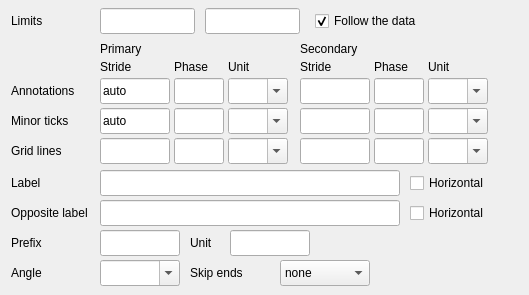
   <widget class="QWidget" name="tabZ">
    <property name="vertical" stdset="0">
     <bool>true</bool>
    </property>
    <attribute name="title">
     <string>Z axis</string>
    </attribute>
    <widget class="QLabel" name="lblZLimits">
     <property name="geometry">
      <rect>
       <x>11</x>
       <y>8</y>
       <width>85</width>
       <height>26</height>
      </rect>
     </property>
     <property name="text">
      <string>Limits</string>
     </property>
    </widget>
    <widget class="QLineEdit" name="editZmin">
     <property name="geometry">
      <rect>
       <x>100</x>
       <y>8</y>
       <width>95</width>
       <height>26</height>
      </rect>
     </property>
     <property name="toolTip">
      <string>-R: Z minimum.</string>
     </property>
     <property name="text">
      <string/>
     </property>
     <property name="gmtKey" stdset="0">
      <string>-R</string>
     </property>
     <property name="gmtPart" stdset="0">
      <string>zmin</string>
     </property>
    </widget>
    <widget class="QLineEdit" name="editZmax">
     <property name="geometry">
      <rect>
       <x>205</x>
       <y>8</y>
       <width>95</width>
       <height>26</height>
      </rect>
     </property>
     <property name="toolTip">
      <string>-R: Z maximum.</string>
     </property>
     <property name="text">
      <string/>
     </property>
     <property name="gmtKey" stdset="0">
      <string>-R</string>
     </property>
     <property name="gmtPart" stdset="0">
      <string>zmax</string>
     </property>
    </widget>
    <widget class="QCheckBox" name="chkDataLimitsZ">
     <property name="geometry">
      <rect>
       <x>315</x>
       <y>8</y>
       <width>205</width>
       <height>26</height>
      </rect>
     </property>
     <property name="toolTip">
      <string>-R from the raster itself: this axis spans exactly the dataset's own Z limits. Uncheck to type your own.</string>
     </property>
     <property name="text">
      <string>Follow the data</string>
     </property>
     <property name="checked">
      <bool>true</bool>
     </property>
     <property name="gmtKey" stdset="0">
      <string>-R</string>
     </property>
     <property name="gmtPart" stdset="0">
      <string>zauto</string>
     </property>
    </widget>
    <widget class="QLabel" name="lblZHdrP">
     <property name="geometry">
      <rect>
       <x>100</x>
       <y>40</y>
       <width>188</width>
       <height>18</height>
      </rect>
     </property>
     <property name="toolTip">
      <string>-Bpz: the annotations closest to the axis.</string>
     </property>
     <property name="text">
      <string>Primary</string>
     </property>
    </widget>
    <widget class="QLabel" name="lblZHdrS">
     <property name="geometry">
      <rect>
       <x>300</x>
       <y>40</y>
       <width>188</width>
       <height>18</height>
      </rect>
     </property>
     <property name="toolTip">
      <string>-Bsz: a second level further from the axis (mostly for time axes); its intervals must be longer than the primary ones.</string>
     </property>
     <property name="text">
      <string>Secondary</string>
     </property>
    </widget>
    <widget class="QLabel" name="lblZPStride">
     <property name="geometry">
      <rect>
       <x>100</x>
       <y>58</y>
       <width>70</width>
       <height>18</height>
      </rect>
     </property>
     <property name="text">
      <string>Stride</string>
     </property>
    </widget>
    <widget class="QLabel" name="lblZPPhase">
     <property name="geometry">
      <rect>
       <x>174</x>
       <y>58</y>
       <width>50</width>
       <height>18</height>
      </rect>
     </property>
     <property name="text">
      <string>Phase</string>
     </property>
    </widget>
    <widget class="QLabel" name="lblZPUnit">
     <property name="geometry">
      <rect>
       <x>228</x>
       <y>58</y>
       <width>60</width>
       <height>18</height>
      </rect>
     </property>
     <property name="text">
      <string>Unit</string>
     </property>
    </widget>
    <widget class="QLineEdit" name="editZPa">
     <property name="geometry">
      <rect>
       <x>100</x>
       <y>78</y>
       <width>70</width>
       <height>26</height>
      </rect>
     </property>
     <property name="toolTip">
      <string>-Bpza: annotation and major tick spacing. auto = GMT chooses the spacing; empty box = not drawn.</string>
     </property>
     <property name="text">
      <string>auto</string>
     </property>
     <property name="gmtKey" stdset="0">
      <string>-Bpz</string>
     </property>
     <property name="gmtPart" stdset="0">
      <string>a</string>
     </property>
    </widget>
    <widget class="QLineEdit" name="editZPaPhase">
     <property name="geometry">
      <rect>
       <x>174</x>
       <y>78</y>
       <width>50</width>
       <height>26</height>
      </rect>
     </property>
     <property name="toolTip">
      <string>-Bpza phase: shift this item by a signed amount, e.g. +0.5.</string>
     </property>
     <property name="text">
      <string/>
     </property>
     <property name="gmtKey" stdset="0">
      <string>-Bpz</string>
     </property>
     <property name="gmtPart" stdset="0">
      <string>a.phase</string>
     </property>
    </widget>
    <widget class="QComboBox" name="cmbZPaUnit">
     <property name="geometry">
      <rect>
       <x>228</x>
       <y>78</y>
       <width>60</width>
       <height>26</height>
      </rect>
     </property>
     <property name="toolTip">
      <string>-Bpza unit: d / m / s = arc degrees, minutes, seconds on a map; Y y O o U u r K k D d R H h M m S s = the time units of GMT's -B. Empty = the axis' own units.</string>
     </property>
     <property name="editable">
      <bool>true</bool>
     </property>
     <property name="gmtKey" stdset="0">
      <string>-Bpz</string>
     </property>
     <property name="gmtPart" stdset="0">
      <string>a.unit</string>
     </property>
    </widget>
    <widget class="QLineEdit" name="editZPf">
     <property name="geometry">
      <rect>
       <x>100</x>
       <y>108</y>
       <width>70</width>
       <height>26</height>
      </rect>
     </property>
     <property name="toolTip">
      <string>-Bpzf: minor tick spacing. auto = GMT chooses the spacing; empty box = not drawn.</string>
     </property>
     <property name="text">
      <string>auto</string>
     </property>
     <property name="gmtKey" stdset="0">
      <string>-Bpz</string>
     </property>
     <property name="gmtPart" stdset="0">
      <string>f</string>
     </property>
    </widget>
    <widget class="QLineEdit" name="editZPfPhase">
     <property name="geometry">
      <rect>
       <x>174</x>
       <y>108</y>
       <width>50</width>
       <height>26</height>
      </rect>
     </property>
     <property name="toolTip">
      <string>-Bpzf phase: shift this item by a signed amount, e.g. +0.5.</string>
     </property>
     <property name="text">
      <string/>
     </property>
     <property name="gmtKey" stdset="0">
      <string>-Bpz</string>
     </property>
     <property name="gmtPart" stdset="0">
      <string>f.phase</string>
     </property>
    </widget>
    <widget class="QComboBox" name="cmbZPfUnit">
     <property name="geometry">
      <rect>
       <x>228</x>
       <y>108</y>
       <width>60</width>
       <height>26</height>
      </rect>
     </property>
     <property name="toolTip">
      <string>-Bpzf unit: d / m / s = arc degrees, minutes, seconds on a map; Y y O o U u r K k D d R H h M m S s = the time units of GMT's -B. Empty = the axis' own units.</string>
     </property>
     <property name="editable">
      <bool>true</bool>
     </property>
     <property name="gmtKey" stdset="0">
      <string>-Bpz</string>
     </property>
     <property name="gmtPart" stdset="0">
      <string>f.unit</string>
     </property>
    </widget>
    <widget class="QLineEdit" name="editZPg">
     <property name="geometry">
      <rect>
       <x>100</x>
       <y>138</y>
       <width>70</width>
       <height>26</height>
      </rect>
     </property>
     <property name="toolTip">
      <string>-Bpzg: grid line spacing. auto = GMT chooses the spacing; empty box = not drawn.</string>
     </property>
     <property name="text">
      <string/>
     </property>
     <property name="gmtKey" stdset="0">
      <string>-Bpz</string>
     </property>
     <property name="gmtPart" stdset="0">
      <string>g</string>
     </property>
    </widget>
    <widget class="QLineEdit" name="editZPgPhase">
     <property name="geometry">
      <rect>
       <x>174</x>
       <y>138</y>
       <width>50</width>
       <height>26</height>
      </rect>
     </property>
     <property name="toolTip">
      <string>-Bpzg phase: shift this item by a signed amount, e.g. +0.5.</string>
     </property>
     <property name="text">
      <string/>
     </property>
     <property name="gmtKey" stdset="0">
      <string>-Bpz</string>
     </property>
     <property name="gmtPart" stdset="0">
      <string>g.phase</string>
     </property>
    </widget>
    <widget class="QComboBox" name="cmbZPgUnit">
     <property name="geometry">
      <rect>
       <x>228</x>
       <y>138</y>
       <width>60</width>
       <height>26</height>
      </rect>
     </property>
     <property name="toolTip">
      <string>-Bpzg unit: d / m / s = arc degrees, minutes, seconds on a map; Y y O o U u r K k D d R H h M m S s = the time units of GMT's -B. Empty = the axis' own units.</string>
     </property>
     <property name="editable">
      <bool>true</bool>
     </property>
     <property name="gmtKey" stdset="0">
      <string>-Bpz</string>
     </property>
     <property name="gmtPart" stdset="0">
      <string>g.unit</string>
     </property>
    </widget>
    <widget class="QLabel" name="lblZSStride">
     <property name="geometry">
      <rect>
       <x>300</x>
       <y>58</y>
       <width>70</width>
       <height>18</height>
      </rect>
     </property>
     <property name="text">
      <string>Stride</string>
     </property>
    </widget>
    <widget class="QLabel" name="lblZSPhase">
     <property name="geometry">
      <rect>
       <x>374</x>
       <y>58</y>
       <width>50</width>
       <height>18</height>
      </rect>
     </property>
     <property name="text">
      <string>Phase</string>
     </property>
    </widget>
    <widget class="QLabel" name="lblZSUnit">
     <property name="geometry">
      <rect>
       <x>428</x>
       <y>58</y>
       <width>60</width>
       <height>18</height>
      </rect>
     </property>
     <property name="text">
      <string>Unit</string>
     </property>
    </widget>
    <widget class="QLineEdit" name="editZSa">
     <property name="geometry">
      <rect>
       <x>300</x>
       <y>78</y>
       <width>70</width>
       <height>26</height>
      </rect>
     </property>
     <property name="toolTip">
      <string>-Bsza: annotation and major tick spacing. auto = GMT chooses the spacing; empty box = not drawn.</string>
     </property>
     <property name="text">
      <string/>
     </property>
     <property name="gmtKey" stdset="0">
      <string>-Bsz</string>
     </property>
     <property name="gmtPart" stdset="0">
      <string>a</string>
     </property>
    </widget>
    <widget class="QLineEdit" name="editZSaPhase">
     <property name="geometry">
      <rect>
       <x>374</x>
       <y>78</y>
       <width>50</width>
       <height>26</height>
      </rect>
     </property>
     <property name="toolTip">
      <string>-Bsza phase: shift this item by a signed amount, e.g. +0.5.</string>
     </property>
     <property name="text">
      <string/>
     </property>
     <property name="gmtKey" stdset="0">
      <string>-Bsz</string>
     </property>
     <property name="gmtPart" stdset="0">
      <string>a.phase</string>
     </property>
    </widget>
    <widget class="QComboBox" name="cmbZSaUnit">
     <property name="geometry">
      <rect>
       <x>428</x>
       <y>78</y>
       <width>60</width>
       <height>26</height>
      </rect>
     </property>
     <property name="toolTip">
      <string>-Bsza unit: d / m / s = arc degrees, minutes, seconds on a map; Y y O o U u r K k D d R H h M m S s = the time units of GMT's -B. Empty = the axis' own units.</string>
     </property>
     <property name="editable">
      <bool>true</bool>
     </property>
     <property name="gmtKey" stdset="0">
      <string>-Bsz</string>
     </property>
     <property name="gmtPart" stdset="0">
      <string>a.unit</string>
     </property>
    </widget>
    <widget class="QLineEdit" name="editZSf">
     <property name="geometry">
      <rect>
       <x>300</x>
       <y>108</y>
       <width>70</width>
       <height>26</height>
      </rect>
     </property>
     <property name="toolTip">
      <string>-Bszf: minor tick spacing. auto = GMT chooses the spacing; empty box = not drawn.</string>
     </property>
     <property name="text">
      <string/>
     </property>
     <property name="gmtKey" stdset="0">
      <string>-Bsz</string>
     </property>
     <property name="gmtPart" stdset="0">
      <string>f</string>
     </property>
    </widget>
    <widget class="QLineEdit" name="editZSfPhase">
     <property name="geometry">
      <rect>
       <x>374</x>
       <y>108</y>
       <width>50</width>
       <height>26</height>
      </rect>
     </property>
     <property name="toolTip">
      <string>-Bszf phase: shift this item by a signed amount, e.g. +0.5.</string>
     </property>
     <property name="text">
      <string/>
     </property>
     <property name="gmtKey" stdset="0">
      <string>-Bsz</string>
     </property>
     <property name="gmtPart" stdset="0">
      <string>f.phase</string>
     </property>
    </widget>
    <widget class="QComboBox" name="cmbZSfUnit">
     <property name="geometry">
      <rect>
       <x>428</x>
       <y>108</y>
       <width>60</width>
       <height>26</height>
      </rect>
     </property>
     <property name="toolTip">
      <string>-Bszf unit: d / m / s = arc degrees, minutes, seconds on a map; Y y O o U u r K k D d R H h M m S s = the time units of GMT's -B. Empty = the axis' own units.</string>
     </property>
     <property name="editable">
      <bool>true</bool>
     </property>
     <property name="gmtKey" stdset="0">
      <string>-Bsz</string>
     </property>
     <property name="gmtPart" stdset="0">
      <string>f.unit</string>
     </property>
    </widget>
    <widget class="QLineEdit" name="editZSg">
     <property name="geometry">
      <rect>
       <x>300</x>
       <y>138</y>
       <width>70</width>
       <height>26</height>
      </rect>
     </property>
     <property name="toolTip">
      <string>-Bszg: grid line spacing. auto = GMT chooses the spacing; empty box = not drawn.</string>
     </property>
     <property name="text">
      <string/>
     </property>
     <property name="gmtKey" stdset="0">
      <string>-Bsz</string>
     </property>
     <property name="gmtPart" stdset="0">
      <string>g</string>
     </property>
    </widget>
    <widget class="QLineEdit" name="editZSgPhase">
     <property name="geometry">
      <rect>
       <x>374</x>
       <y>138</y>
       <width>50</width>
       <height>26</height>
      </rect>
     </property>
     <property name="toolTip">
      <string>-Bszg phase: shift this item by a signed amount, e.g. +0.5.</string>
     </property>
     <property name="text">
      <string/>
     </property>
     <property name="gmtKey" stdset="0">
      <string>-Bsz</string>
     </property>
     <property name="gmtPart" stdset="0">
      <string>g.phase</string>
     </property>
    </widget>
    <widget class="QComboBox" name="cmbZSgUnit">
     <property name="geometry">
      <rect>
       <x>428</x>
       <y>138</y>
       <width>60</width>
       <height>26</height>
      </rect>
     </property>
     <property name="toolTip">
      <string>-Bszg unit: d / m / s = arc degrees, minutes, seconds on a map; Y y O o U u r K k D d R H h M m S s = the time units of GMT's -B. Empty = the axis' own units.</string>
     </property>
     <property name="editable">
      <bool>true</bool>
     </property>
     <property name="gmtKey" stdset="0">
      <string>-Bsz</string>
     </property>
     <property name="gmtPart" stdset="0">
      <string>g.unit</string>
     </property>
    </widget>
    <widget class="QLabel" name="lblZAnn">
     <property name="geometry">
      <rect>
       <x>11</x>
       <y>78</y>
       <width>85</width>
       <height>26</height>
      </rect>
     </property>
     <property name="text">
      <string>Annotations</string>
     </property>
    </widget>
    <widget class="QLabel" name="lblZTick">
     <property name="geometry">
      <rect>
       <x>11</x>
       <y>108</y>
       <width>85</width>
       <height>26</height>
      </rect>
     </property>
     <property name="text">
      <string>Minor ticks</string>
     </property>
    </widget>
    <widget class="QLabel" name="lblZGrid">
     <property name="geometry">
      <rect>
       <x>11</x>
       <y>138</y>
       <width>85</width>
       <height>26</height>
      </rect>
     </property>
     <property name="text">
      <string>Grid lines</string>
     </property>
    </widget>
    <widget class="QLabel" name="lblZLabel">
     <property name="geometry">
      <rect>
       <x>11</x>
       <y>170</y>
       <width>85</width>
       <height>26</height>
      </rect>
     </property>
     <property name="text">
      <string>Label</string>
     </property>
    </widget>
    <widget class="QLineEdit" name="editZLabel">
     <property name="geometry">
      <rect>
       <x>100</x>
       <y>170</y>
       <width>300</width>
       <height>26</height>
      </rect>
     </property>
     <property name="toolTip">
      <string>-Bz+l: the name written along the Z axis (Cartesian).</string>
     </property>
     <property name="text">
      <string/>
     </property>
     <property name="gmtKey" stdset="0">
      <string>-Bz</string>
     </property>
     <property name="gmtPart" stdset="0">
      <string>label</string>
     </property>
    </widget>
    <widget class="QCheckBox" name="chkZLabelH">
     <property name="geometry">
      <rect>
       <x>410</x>
       <y>170</y>
       <width>110</width>
       <height>26</height>
      </rect>
     </property>
     <property name="toolTip">
      <string>-Bz+L: write the label horizontally (useful for short y labels).</string>
     </property>
     <property name="text">
      <string>Horizontal</string>
     </property>
     <property name="gmtKey" stdset="0">
      <string>-Bz</string>
     </property>
     <property name="gmtPart" stdset="0">
      <string>labelH</string>
     </property>
    </widget>
    <widget class="QLabel" name="lblZSecLabel">
     <property name="geometry">
      <rect>
       <x>11</x>
       <y>200</y>
       <width>85</width>
       <height>26</height>
      </rect>
     </property>
     <property name="text">
      <string>Opposite label</string>
     </property>
    </widget>
    <widget class="QLineEdit" name="editZSecLabel">
     <property name="geometry">
      <rect>
       <x>100</x>
       <y>200</y>
       <width>300</width>
       <height>26</height>
      </rect>
     </property>
     <property name="toolTip">
      <string>-Bz+s: a different label for the opposite (right or upper) axis (Cartesian).</string>
     </property>
     <property name="text">
      <string/>
     </property>
     <property name="gmtKey" stdset="0">
      <string>-Bz</string>
     </property>
     <property name="gmtPart" stdset="0">
      <string>seclabel</string>
     </property>
    </widget>
    <widget class="QCheckBox" name="chkZSecLabelH">
     <property name="geometry">
      <rect>
       <x>410</x>
       <y>200</y>
       <width>110</width>
       <height>26</height>
      </rect>
     </property>
     <property name="toolTip">
      <string>-Bz+S: write the opposite label horizontally.</string>
     </property>
     <property name="text">
      <string>Horizontal</string>
     </property>
     <property name="gmtKey" stdset="0">
      <string>-Bz</string>
     </property>
     <property name="gmtPart" stdset="0">
      <string>seclabelH</string>
     </property>
    </widget>
    <widget class="QLabel" name="lblZPrefix">
     <property name="geometry">
      <rect>
       <x>11</x>
       <y>230</y>
       <width>85</width>
       <height>26</height>
      </rect>
     </property>
     <property name="text">
      <string>Prefix</string>
     </property>
    </widget>
    <widget class="QLineEdit" name="editZPrefix">
     <property name="geometry">
      <rect>
       <x>100</x>
       <y>230</y>
       <width>80</width>
       <height>26</height>
      </rect>
     </property>
     <property name="toolTip">
      <string>-Bz+p: text put before every annotation, e.g. $ (Cartesian).</string>
     </property>
     <property name="text">
      <string/>
     </property>
     <property name="gmtKey" stdset="0">
      <string>-Bz</string>
     </property>
     <property name="gmtPart" stdset="0">
      <string>prefix</string>
     </property>
    </widget>
    <widget class="QLabel" name="lblZUnit">
     <property name="geometry">
      <rect>
       <x>190</x>
       <y>230</y>
       <width>40</width>
       <height>26</height>
      </rect>
     </property>
     <property name="text">
      <string>Unit</string>
     </property>
    </widget>
    <widget class="QLineEdit" name="editZUnit">
     <property name="geometry">
      <rect>
       <x>230</x>
       <y>230</y>
       <width>80</width>
       <height>26</height>
      </rect>
     </property>
     <property name="toolTip">
      <string>-Bz+u: text put after every annotation, e.g. km (Cartesian).</string>
     </property>
     <property name="text">
      <string/>
     </property>
     <property name="gmtKey" stdset="0">
      <string>-Bz</string>
     </property>
     <property name="gmtPart" stdset="0">
      <string>unit</string>
     </property>
    </widget>
    <widget class="QLabel" name="lblZAngle">
     <property name="geometry">
      <rect>
       <x>11</x>
       <y>260</y>
       <width>85</width>
       <height>26</height>
      </rect>
     </property>
     <property name="text">
      <string>Angle</string>
     </property>
    </widget>
    <widget class="QComboBox" name="cmbZAngle">
     <property name="geometry">
      <rect>
       <x>100</x>
       <y>260</y>
       <width>80</width>
       <height>26</height>
      </rect>
     </property>
     <property name="toolTip">
      <string>-Bz+a: slant of the annotations. parallel (+ap), normal (+an), or type an angle in -90..90 (Cartesian). Empty = MAP_ANNOT_ORTHO decides.</string>
     </property>
     <property name="editable">
      <bool>true</bool>
     </property>
     <property name="gmtKey" stdset="0">
      <string>-Bz</string>
     </property>
     <property name="gmtPart" stdset="0">
      <string>angle</string>
     </property>
     <item>
      <property name="text">
       <string/>
      </property>
     </item>
     <item>
      <property name="text">
       <string>parallel</string>
      </property>
     </item>
     <item>
      <property name="text">
       <string>normal</string>
      </property>
     </item>
    </widget>
    <widget class="QLabel" name="lblZEnds">
     <property name="geometry">
      <rect>
       <x>190</x>
       <y>260</y>
       <width>80</width>
       <height>26</height>
      </rect>
     </property>
     <property name="text">
      <string>Skip ends</string>
     </property>
    </widget>
    <widget class="QComboBox" name="cmbZEnds">
     <property name="geometry">
      <rect>
       <x>280</x>
       <y>260</y>
       <width>90</width>
       <height>26</height>
      </rect>
     </property>
     <property name="toolTip">
      <string>-Bz+e: leave out the annotations that fall exactly on the ends of the axis (both, or only the lower / upper one).</string>
     </property>
     <property name="gmtKey" stdset="0">
      <string>-Bz</string>
     </property>
     <property name="gmtPart" stdset="0">
      <string>ends</string>
     </property>
     <item>
      <property name="text">
       <string>none</string>
      </property>
     </item>
     <item>
      <property name="text">
       <string>both</string>
      </property>
     </item>
     <item>
      <property name="text">
       <string>lower</string>
      </property>
     </item>
     <item>
      <property name="text">
       <string>upper</string>
      </property>
     </item>
    </widget>
   </widget>
